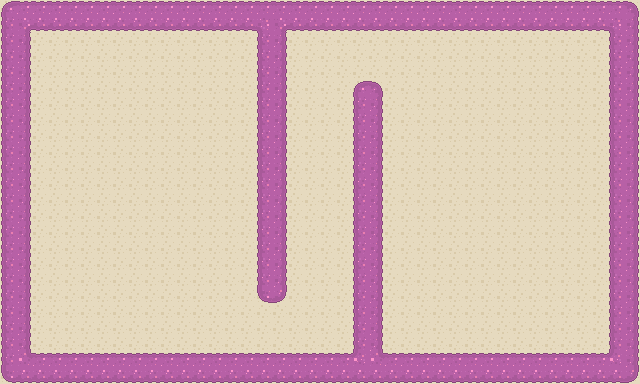

A level layout from a 2D game, rendered from its tile map. Below: a short description, then the map file with its tile-grid data intact:
An orthogonal 40x24 tile map with 16x16 px tiles, 2 tile layers (floor, walls) and 17 objects (idle, mirror, hero, door).

<map version="1.0" tiledversion="1.0.2" orientation="orthogonal" renderorder="right-down" width="40" height="24" tilewidth="16" tileheight="16" nextobjectid="40">
 <tileset firstgid="1" name="tileset" tilewidth="16" tileheight="16" tilecount="36" columns="9">
  <image source="../img/tiles_purple.png" width="144" height="64" />
  <tile id="0">
   <objectgroup draworder="index">
    <object id="5" x="0" y="0" width="16" height="16" />
   </objectgroup>
  </tile>
  <tile id="1">
   <objectgroup draworder="index">
    <object id="1" x="0" y="0" width="16" height="16" />
   </objectgroup>
  </tile>
  <tile id="2">
   <objectgroup draworder="index">
    <object id="1" x="0" y="0" width="16" height="16" />
   </objectgroup>
  </tile>
  <tile id="3">
   <objectgroup draworder="index">
    <object id="1" x="0" y="0" width="16" height="16" />
   </objectgroup>
  </tile>
  <tile id="4">
   <objectgroup draworder="index">
    <object id="1" x="0" y="0" width="16" height="16" />
   </objectgroup>
  </tile>
  <tile id="9">
   <objectgroup draworder="index">
    <object id="1" x="0" y="0" width="16" height="16" />
   </objectgroup>
  </tile>
  <tile id="10">
   <objectgroup draworder="index">
    <object id="1" x="0" y="0" width="16" height="16" />
   </objectgroup>
  </tile>
  <tile id="11">
   <objectgroup draworder="index">
    <object id="1" x="0" y="0" width="16" height="16" />
   </objectgroup>
  </tile>
  <tile id="12">
   <objectgroup draworder="index">
    <object id="1" x="0" y="0" width="16" height="16" />
   </objectgroup>
  </tile>
  <tile id="13">
   <objectgroup draworder="index">
    <object id="1" x="0" y="0" width="16" height="16" />
   </objectgroup>
  </tile>
  <tile id="18">
   <objectgroup draworder="index" />
  </tile>
  <tile id="20">
   <objectgroup draworder="index">
    <object id="1" x="0" y="0" width="16" height="16" />
   </objectgroup>
  </tile>
  <tile id="21">
   <objectgroup draworder="index">
    <object id="1" x="0" y="0" width="16" height="16" />
   </objectgroup>
  </tile>
  <tile id="22">
   <objectgroup draworder="index">
    <object id="1" x="0" y="0" width="16" height="16" />
   </objectgroup>
  </tile>
 </tileset>
 <layer name="floor" width="40" height="24">
  <data encoding="csv">
19,19,19,19,19,19,19,19,19,19,19,19,19,19,19,19,19,19,19,19,19,19,19,19,19,19,19,19,19,19,19,19,19,19,19,19,19,19,19,19,
19,19,19,19,19,19,19,19,19,19,19,19,19,19,19,19,19,19,19,19,19,19,19,19,19,19,19,19,19,19,19,19,19,19,19,19,19,19,19,19,
19,19,19,19,19,19,19,19,19,19,19,19,19,19,19,19,19,19,19,19,19,19,19,19,19,19,19,19,19,19,19,19,19,19,19,19,19,19,19,19,
19,19,19,19,19,19,19,19,19,19,19,19,19,19,19,19,19,19,19,19,19,19,19,19,19,19,19,19,19,19,19,19,19,19,19,19,19,19,19,19,
19,19,19,19,19,19,19,19,19,19,19,19,19,19,19,19,19,19,19,19,19,19,19,19,19,19,19,19,19,19,19,19,19,19,19,19,19,19,19,19,
19,19,19,19,19,19,19,19,19,19,19,19,19,19,19,19,19,19,19,19,19,19,19,19,19,19,19,19,19,19,19,19,19,19,19,19,19,19,19,19,
19,19,19,19,19,19,19,19,19,19,19,19,19,19,19,19,19,19,19,19,19,19,19,19,19,19,19,19,19,19,19,19,19,19,19,19,19,19,19,19,
19,19,19,19,19,19,19,19,19,19,19,19,19,19,19,19,19,19,19,19,19,19,19,19,19,19,19,19,19,19,19,19,19,19,19,19,19,19,19,19,
19,19,19,19,19,19,19,19,19,19,19,19,19,19,19,19,19,19,19,19,19,19,19,19,19,19,19,19,19,19,19,19,19,19,19,19,19,19,19,19,
19,19,19,19,19,19,19,19,19,19,19,19,19,19,19,19,19,19,19,19,19,19,19,19,19,19,19,19,19,19,19,19,19,19,19,19,19,19,19,19,
19,19,19,19,19,19,19,19,19,19,19,19,19,19,19,19,19,19,19,19,19,19,19,19,19,19,19,19,19,19,19,19,19,19,19,19,19,19,19,19,
19,19,19,19,19,19,19,19,19,19,19,19,19,19,19,19,19,19,19,19,19,19,19,19,19,19,19,19,19,19,19,19,19,19,19,19,19,19,19,19,
19,19,19,19,19,19,19,19,19,19,19,19,19,19,19,19,19,19,19,19,19,19,19,19,19,19,19,19,19,19,19,19,19,19,19,19,19,19,19,19,
19,19,19,19,19,19,19,19,19,19,19,19,19,19,19,19,19,19,19,19,19,19,19,19,19,19,19,19,19,19,19,19,19,19,19,19,19,19,19,19,
19,19,19,19,19,19,19,19,19,19,19,19,19,19,19,19,19,19,19,19,19,19,19,19,19,19,19,19,19,19,19,19,19,19,19,19,19,19,19,19,
19,19,19,19,19,19,19,19,19,19,19,19,19,19,19,19,19,19,19,19,19,19,19,19,19,19,19,19,19,19,19,19,19,19,19,19,19,19,19,19,
19,19,19,19,19,19,19,19,19,19,19,19,19,19,19,19,19,19,19,19,19,19,19,19,19,19,19,19,19,19,19,19,19,19,19,19,19,19,19,19,
19,19,19,19,19,19,19,19,19,19,19,19,19,19,19,19,19,19,19,19,19,19,19,19,19,19,19,19,19,19,19,19,19,19,19,19,19,19,19,19,
19,19,19,19,19,19,19,19,19,19,19,19,19,19,19,19,19,19,19,19,19,19,19,19,19,19,19,19,19,19,19,19,19,19,19,19,19,19,19,19,
19,19,19,19,19,19,19,19,19,19,19,19,19,19,19,19,19,19,19,19,19,19,19,19,19,19,19,19,19,19,19,19,19,19,19,19,19,19,19,19,
19,19,19,19,19,19,19,19,19,19,19,19,19,19,19,19,19,19,19,19,19,19,19,19,19,19,19,19,19,19,19,19,19,19,19,19,19,19,19,19,
19,19,19,19,19,19,19,19,19,19,19,19,19,19,19,19,19,19,19,19,19,19,19,19,19,19,19,19,19,19,19,19,19,19,19,19,19,19,19,19,
19,19,19,19,19,19,19,19,19,19,19,19,19,19,19,19,19,19,19,19,19,19,19,19,19,19,19,19,19,19,19,19,19,19,19,19,19,19,19,19,
19,19,19,19,19,19,19,19,19,19,19,19,19,19,19,19,19,19,19,19,19,19,19,19,19,19,19,19,19,19,19,19,19,19,19,19,19,19,19,19
</data>
 </layer>
 <layer name="walls" width="40" height="24">
  <data encoding="csv">
3,4,4,4,4,4,4,4,4,4,4,4,4,4,4,4,4,4,4,4,4,4,4,4,4,4,4,4,4,4,4,4,4,4,4,4,4,4,4,5,
12,1,22,22,22,22,22,22,22,22,22,22,22,22,22,22,2,1,22,22,22,22,22,22,22,22,22,22,22,22,22,22,22,22,22,22,22,22,2,14,
12,14,0,0,0,0,0,0,0,0,0,0,0,0,0,0,12,14,0,0,0,0,0,0,0,0,0,0,0,0,0,0,0,0,0,0,0,0,12,14,
12,14,0,0,0,0,0,0,0,0,0,0,0,0,0,0,12,14,0,0,0,0,0,0,0,0,0,0,0,0,0,0,0,0,0,0,0,0,12,14,
12,14,0,0,0,0,0,0,0,0,0,0,0,0,0,0,12,14,0,0,0,0,0,0,0,0,0,0,0,0,0,0,0,0,0,0,0,0,12,14,
12,14,0,0,0,0,0,0,0,0,0,0,0,0,0,0,12,14,0,0,0,0,3,5,0,0,0,0,0,0,0,0,0,0,0,0,0,0,12,14,
12,14,0,0,0,0,0,0,0,0,0,0,0,0,0,0,12,14,0,0,0,0,12,14,0,0,0,0,0,0,0,0,0,0,0,0,0,0,12,14,
12,14,0,0,0,0,0,0,0,0,0,0,0,0,0,0,12,14,0,0,0,0,12,14,0,0,0,0,0,0,0,0,0,0,0,0,0,0,12,14,
12,14,0,0,0,0,0,0,0,0,0,0,0,0,0,0,12,14,0,0,0,0,12,14,0,0,0,0,0,0,0,0,0,0,0,0,0,0,12,14,
12,14,0,0,0,0,0,0,0,0,0,0,0,0,0,0,12,14,0,0,0,0,12,14,0,0,0,0,0,0,0,0,0,0,0,0,0,0,12,14,
12,14,0,0,0,0,0,0,0,0,0,0,0,0,0,0,12,14,0,0,0,0,12,14,0,0,0,0,0,0,0,0,0,0,0,0,0,0,12,14,
12,14,0,0,0,0,0,0,0,0,0,0,0,0,0,0,12,14,0,0,0,0,12,14,0,0,0,0,0,0,0,0,0,0,0,0,0,0,12,14,
12,14,0,0,0,0,0,0,0,0,0,0,0,0,0,0,12,14,0,0,0,0,12,14,0,0,0,0,0,0,0,0,0,0,0,0,0,0,12,14,
12,14,0,0,0,0,0,0,0,0,0,0,0,0,0,0,12,14,0,0,0,0,12,14,0,0,0,0,0,0,0,0,0,0,0,0,0,0,12,14,
12,14,0,0,0,0,0,0,0,0,0,0,0,0,0,0,12,14,0,0,0,0,12,14,0,0,0,0,0,0,0,0,0,0,0,0,0,0,12,14,
12,14,0,0,0,0,0,0,0,0,0,0,0,0,0,0,12,14,0,0,0,0,12,14,0,0,0,0,0,0,0,0,0,0,0,0,0,0,12,14,
12,14,0,0,0,0,0,0,0,0,0,0,0,0,0,0,12,14,0,0,0,0,12,14,0,0,0,0,0,0,0,0,0,0,0,0,0,0,12,14,
12,14,0,0,0,0,0,0,0,0,0,0,0,0,0,0,12,14,0,0,0,0,12,14,0,0,0,0,0,0,0,0,0,0,0,0,0,0,12,14,
12,14,0,0,0,0,0,0,0,0,0,0,0,0,0,0,21,23,0,0,0,0,12,14,0,0,0,0,0,0,0,0,0,0,0,0,0,0,12,14,
12,14,0,0,0,0,0,0,0,0,0,0,0,0,0,0,0,0,0,0,0,0,12,14,0,0,0,0,0,0,0,0,0,0,0,0,0,0,12,14,
12,14,0,0,0,0,0,0,0,0,0,0,0,0,0,0,0,0,0,0,0,0,12,14,0,0,0,0,0,0,0,0,0,0,0,0,0,0,12,14,
12,14,0,0,0,0,0,0,0,0,0,0,0,0,0,0,0,0,0,0,0,0,12,14,0,0,0,0,0,0,0,0,0,0,0,0,0,0,12,14,
12,10,4,4,4,4,4,4,4,4,4,4,4,4,4,4,4,4,4,4,4,4,11,10,4,4,4,4,4,4,4,4,4,4,4,4,4,4,11,14,
21,22,22,22,22,22,22,22,22,22,22,22,22,22,22,22,22,22,22,22,22,22,22,22,22,22,22,22,22,22,22,22,22,22,22,22,22,22,22,23
</data>
 </layer>
 <objectgroup name="Enemies">
  <object id="36" name="idle" gid="28" x="352" y="64" width="32" height="32" />
  <object id="39" name="mirror" gid="30" x="496" y="208" width="16" height="16" />
 </objectgroup>
 <objectgroup name="Player">
  <object id="34" name="hero" gid="31" x="32" y="352" width="32" height="32" />
  <object id="35" name="door" gid="32" x="352" y="112" width="32" height="32" />
 </objectgroup>
</map>